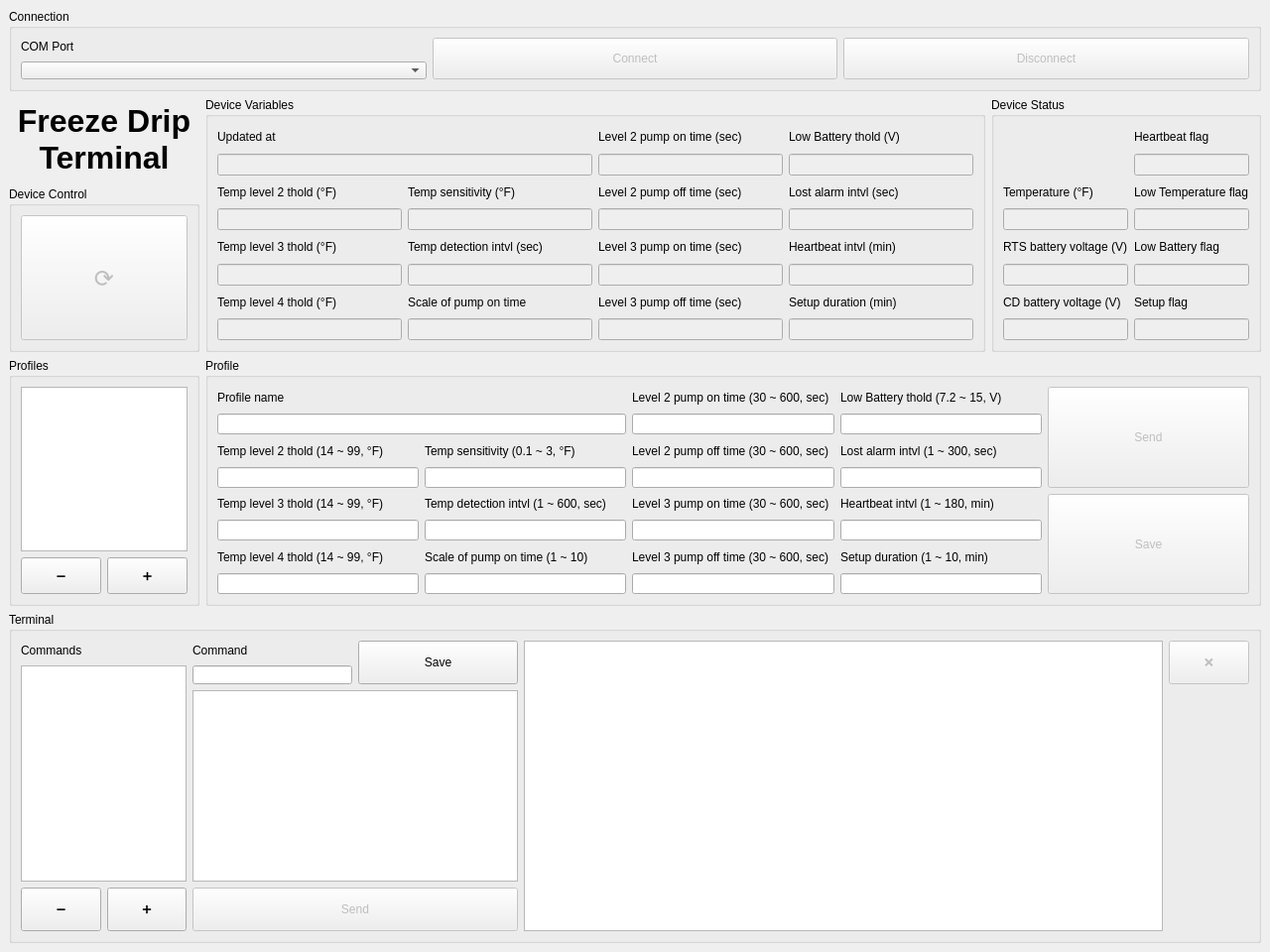
<?xml version="1.0" encoding="UTF-8"?>
<ui version="4.0">
 <class>MainWindow</class>
 <widget class="QMainWindow" name="MainWindow">
  <property name="geometry">
   <rect>
    <x>0</x>
    <y>0</y>
    <width>1280</width>
    <height>960</height>
   </rect>
  </property>
  <property name="sizePolicy">
   <sizepolicy hsizetype="Preferred" vsizetype="Preferred">
    <horstretch>0</horstretch>
    <verstretch>0</verstretch>
   </sizepolicy>
  </property>
  <property name="windowTitle">
   <string>Freeze Drip Terminal</string>
  </property>
  <widget class="QWidget" name="centralwidget">
   <layout class="QGridLayout" name="gridLayout">
    <item row="5" column="0" rowspan="3">
     <widget class="QGroupBox" name="groupBox_2">
      <property name="title">
       <string>Profiles</string>
      </property>
      <layout class="QGridLayout" name="gridLayout_9">
       <item row="5" column="2">
        <widget class="QPushButton" name="pushButton_2">
         <property name="sizePolicy">
          <sizepolicy hsizetype="Ignored" vsizetype="Ignored">
           <horstretch>0</horstretch>
           <verstretch>0</verstretch>
          </sizepolicy>
         </property>
         <property name="text">
          <string>➕</string>
         </property>
        </widget>
       </item>
       <item row="5" column="1">
        <widget class="QPushButton" name="pushButton">
         <property name="sizePolicy">
          <sizepolicy hsizetype="Ignored" vsizetype="Ignored">
           <horstretch>0</horstretch>
           <verstretch>0</verstretch>
          </sizepolicy>
         </property>
         <property name="text">
          <string>➖</string>
         </property>
        </widget>
       </item>
       <item row="0" column="1" rowspan="4" colspan="2">
        <widget class="QListWidget" name="listWidget">
         <property name="sizePolicy">
          <sizepolicy hsizetype="Ignored" vsizetype="Ignored">
           <horstretch>0</horstretch>
           <verstretch>0</verstretch>
          </sizepolicy>
         </property>
        </widget>
       </item>
      </layout>
     </widget>
    </item>
    <item row="1" column="1" rowspan="3" colspan="4">
     <widget class="QGroupBox" name="groupBox_6">
      <property name="title">
       <string>Device Variables</string>
      </property>
      <layout class="QGridLayout" name="gridLayout_13">
       <item row="0" column="2">
        <layout class="QGridLayout" name="gridLayout_14">
         <item row="1" column="3">
          <widget class="QLineEdit" name="lineEdit_27">
           <property name="enabled">
            <bool>false</bool>
           </property>
           <property name="sizePolicy">
            <sizepolicy hsizetype="Ignored" vsizetype="Ignored">
             <horstretch>0</horstretch>
             <verstretch>0</verstretch>
            </sizepolicy>
           </property>
           <property name="readOnly">
            <bool>true</bool>
           </property>
          </widget>
         </item>
         <item row="2" column="4">
          <widget class="QLabel" name="label_32">
           <property name="sizePolicy">
            <sizepolicy hsizetype="Ignored" vsizetype="Ignored">
             <horstretch>0</horstretch>
             <verstretch>0</verstretch>
            </sizepolicy>
           </property>
           <property name="text">
            <string>Lost alarm intvl (sec)</string>
           </property>
          </widget>
         </item>
         <item row="4" column="3">
          <widget class="QLabel" name="label_21">
           <property name="sizePolicy">
            <sizepolicy hsizetype="Ignored" vsizetype="Ignored">
             <horstretch>0</horstretch>
             <verstretch>0</verstretch>
            </sizepolicy>
           </property>
           <property name="text">
            <string>Level 3 pump on time (sec)</string>
           </property>
          </widget>
         </item>
         <item row="7" column="2">
          <widget class="QLineEdit" name="lineEdit_22">
           <property name="enabled">
            <bool>false</bool>
           </property>
           <property name="sizePolicy">
            <sizepolicy hsizetype="Ignored" vsizetype="Ignored">
             <horstretch>0</horstretch>
             <verstretch>0</verstretch>
            </sizepolicy>
           </property>
           <property name="readOnly">
            <bool>true</bool>
           </property>
          </widget>
         </item>
         <item row="5" column="4">
          <widget class="QLineEdit" name="lineEdit_31">
           <property name="enabled">
            <bool>false</bool>
           </property>
           <property name="sizePolicy">
            <sizepolicy hsizetype="Ignored" vsizetype="Ignored">
             <horstretch>0</horstretch>
             <verstretch>0</verstretch>
            </sizepolicy>
           </property>
           <property name="readOnly">
            <bool>true</bool>
           </property>
          </widget>
         </item>
         <item row="7" column="1">
          <widget class="QLineEdit" name="lineEdit_20">
           <property name="enabled">
            <bool>false</bool>
           </property>
           <property name="sizePolicy">
            <sizepolicy hsizetype="Ignored" vsizetype="Ignored">
             <horstretch>0</horstretch>
             <verstretch>0</verstretch>
            </sizepolicy>
           </property>
           <property name="readOnly">
            <bool>true</bool>
           </property>
          </widget>
         </item>
         <item row="6" column="4">
          <widget class="QLabel" name="label_34">
           <property name="sizePolicy">
            <sizepolicy hsizetype="Ignored" vsizetype="Ignored">
             <horstretch>0</horstretch>
             <verstretch>0</verstretch>
            </sizepolicy>
           </property>
           <property name="text">
            <string>Setup duration (min)</string>
           </property>
          </widget>
         </item>
         <item row="7" column="4">
          <widget class="QLineEdit" name="lineEdit_32">
           <property name="enabled">
            <bool>false</bool>
           </property>
           <property name="sizePolicy">
            <sizepolicy hsizetype="Ignored" vsizetype="Ignored">
             <horstretch>0</horstretch>
             <verstretch>0</verstretch>
            </sizepolicy>
           </property>
           <property name="readOnly">
            <bool>true</bool>
           </property>
          </widget>
         </item>
         <item row="0" column="3">
          <widget class="QLabel" name="label_26">
           <property name="sizePolicy">
            <sizepolicy hsizetype="Ignored" vsizetype="Ignored">
             <horstretch>0</horstretch>
             <verstretch>0</verstretch>
            </sizepolicy>
           </property>
           <property name="text">
            <string>Level 2 pump on time (sec)</string>
           </property>
          </widget>
         </item>
         <item row="3" column="2">
          <widget class="QLineEdit" name="lineEdit_18">
           <property name="enabled">
            <bool>false</bool>
           </property>
           <property name="sizePolicy">
            <sizepolicy hsizetype="Ignored" vsizetype="Ignored">
             <horstretch>0</horstretch>
             <verstretch>0</verstretch>
            </sizepolicy>
           </property>
           <property name="readOnly">
            <bool>true</bool>
           </property>
          </widget>
         </item>
         <item row="5" column="3">
          <widget class="QLineEdit" name="lineEdit_24">
           <property name="enabled">
            <bool>false</bool>
           </property>
           <property name="sizePolicy">
            <sizepolicy hsizetype="Ignored" vsizetype="Ignored">
             <horstretch>0</horstretch>
             <verstretch>0</verstretch>
            </sizepolicy>
           </property>
           <property name="readOnly">
            <bool>true</bool>
           </property>
          </widget>
         </item>
         <item row="6" column="3">
          <widget class="QLabel" name="label_23">
           <property name="sizePolicy">
            <sizepolicy hsizetype="Ignored" vsizetype="Ignored">
             <horstretch>0</horstretch>
             <verstretch>0</verstretch>
            </sizepolicy>
           </property>
           <property name="text">
            <string>Level 3 pump off time (sec)</string>
           </property>
          </widget>
         </item>
         <item row="2" column="1">
          <widget class="QLabel" name="label_28">
           <property name="sizePolicy">
            <sizepolicy hsizetype="Ignored" vsizetype="Ignored">
             <horstretch>0</horstretch>
             <verstretch>0</verstretch>
            </sizepolicy>
           </property>
           <property name="text">
            <string>Temp level 2 thold (°F)</string>
           </property>
          </widget>
         </item>
         <item row="2" column="2">
          <widget class="QLabel" name="label_30">
           <property name="sizePolicy">
            <sizepolicy hsizetype="Ignored" vsizetype="Ignored">
             <horstretch>0</horstretch>
             <verstretch>0</verstretch>
            </sizepolicy>
           </property>
           <property name="text">
            <string>Temp sensitivity (°F)</string>
           </property>
          </widget>
         </item>
         <item row="3" column="1">
          <widget class="QLineEdit" name="lineEdit_17">
           <property name="enabled">
            <bool>false</bool>
           </property>
           <property name="sizePolicy">
            <sizepolicy hsizetype="Ignored" vsizetype="Ignored">
             <horstretch>0</horstretch>
             <verstretch>0</verstretch>
            </sizepolicy>
           </property>
           <property name="readOnly">
            <bool>true</bool>
           </property>
          </widget>
         </item>
         <item row="3" column="3">
          <widget class="QLineEdit" name="lineEdit_26">
           <property name="enabled">
            <bool>false</bool>
           </property>
           <property name="sizePolicy">
            <sizepolicy hsizetype="Ignored" vsizetype="Ignored">
             <horstretch>0</horstretch>
             <verstretch>0</verstretch>
            </sizepolicy>
           </property>
           <property name="readOnly">
            <bool>true</bool>
           </property>
          </widget>
         </item>
         <item row="6" column="2">
          <widget class="QLabel" name="label_19">
           <property name="sizePolicy">
            <sizepolicy hsizetype="Ignored" vsizetype="Ignored">
             <horstretch>0</horstretch>
             <verstretch>0</verstretch>
            </sizepolicy>
           </property>
           <property name="text">
            <string>Scale of pump on time</string>
           </property>
          </widget>
         </item>
         <item row="4" column="2">
          <widget class="QLabel" name="label_22">
           <property name="sizePolicy">
            <sizepolicy hsizetype="Ignored" vsizetype="Ignored">
             <horstretch>0</horstretch>
             <verstretch>0</verstretch>
            </sizepolicy>
           </property>
           <property name="text">
            <string>Temp detection intvl (sec)</string>
           </property>
          </widget>
         </item>
         <item row="6" column="1">
          <widget class="QLabel" name="label_24">
           <property name="sizePolicy">
            <sizepolicy hsizetype="Ignored" vsizetype="Ignored">
             <horstretch>0</horstretch>
             <verstretch>0</verstretch>
            </sizepolicy>
           </property>
           <property name="text">
            <string>Temp level 4 thold (°F)</string>
           </property>
          </widget>
         </item>
         <item row="4" column="4">
          <widget class="QLabel" name="label_33">
           <property name="sizePolicy">
            <sizepolicy hsizetype="Ignored" vsizetype="Ignored">
             <horstretch>0</horstretch>
             <verstretch>0</verstretch>
            </sizepolicy>
           </property>
           <property name="text">
            <string>Heartbeat intvl (min)</string>
           </property>
          </widget>
         </item>
         <item row="5" column="1">
          <widget class="QLineEdit" name="lineEdit_28">
           <property name="enabled">
            <bool>false</bool>
           </property>
           <property name="sizePolicy">
            <sizepolicy hsizetype="Ignored" vsizetype="Ignored">
             <horstretch>0</horstretch>
             <verstretch>0</verstretch>
            </sizepolicy>
           </property>
           <property name="readOnly">
            <bool>true</bool>
           </property>
          </widget>
         </item>
         <item row="0" column="1" colspan="2">
          <widget class="QLabel" name="label_36">
           <property name="text">
            <string>Updated at</string>
           </property>
          </widget>
         </item>
         <item row="0" column="4">
          <widget class="QLabel" name="label_31">
           <property name="sizePolicy">
            <sizepolicy hsizetype="Ignored" vsizetype="Ignored">
             <horstretch>0</horstretch>
             <verstretch>0</verstretch>
            </sizepolicy>
           </property>
           <property name="text">
            <string>Low Battery thold (V)</string>
           </property>
          </widget>
         </item>
         <item row="1" column="4">
          <widget class="QLineEdit" name="lineEdit_29">
           <property name="enabled">
            <bool>false</bool>
           </property>
           <property name="sizePolicy">
            <sizepolicy hsizetype="Ignored" vsizetype="Ignored">
             <horstretch>0</horstretch>
             <verstretch>0</verstretch>
            </sizepolicy>
           </property>
           <property name="readOnly">
            <bool>true</bool>
           </property>
          </widget>
         </item>
         <item row="4" column="1">
          <widget class="QLabel" name="label_25">
           <property name="sizePolicy">
            <sizepolicy hsizetype="Ignored" vsizetype="Ignored">
             <horstretch>0</horstretch>
             <verstretch>0</verstretch>
            </sizepolicy>
           </property>
           <property name="text">
            <string>Temp level 3 thold (°F)</string>
           </property>
          </widget>
         </item>
         <item row="5" column="2">
          <widget class="QLineEdit" name="lineEdit_19">
           <property name="enabled">
            <bool>false</bool>
           </property>
           <property name="sizePolicy">
            <sizepolicy hsizetype="Ignored" vsizetype="Ignored">
             <horstretch>0</horstretch>
             <verstretch>0</verstretch>
            </sizepolicy>
           </property>
           <property name="readOnly">
            <bool>true</bool>
           </property>
          </widget>
         </item>
         <item row="2" column="3">
          <widget class="QLabel" name="label_27">
           <property name="sizePolicy">
            <sizepolicy hsizetype="Ignored" vsizetype="Ignored">
             <horstretch>0</horstretch>
             <verstretch>0</verstretch>
            </sizepolicy>
           </property>
           <property name="text">
            <string>Level 2 pump off time (sec)</string>
           </property>
          </widget>
         </item>
         <item row="7" column="3">
          <widget class="QLineEdit" name="lineEdit_21">
           <property name="enabled">
            <bool>false</bool>
           </property>
           <property name="sizePolicy">
            <sizepolicy hsizetype="Ignored" vsizetype="Ignored">
             <horstretch>0</horstretch>
             <verstretch>0</verstretch>
            </sizepolicy>
           </property>
           <property name="readOnly">
            <bool>true</bool>
           </property>
          </widget>
         </item>
         <item row="3" column="4">
          <widget class="QLineEdit" name="lineEdit_30">
           <property name="enabled">
            <bool>false</bool>
           </property>
           <property name="sizePolicy">
            <sizepolicy hsizetype="Ignored" vsizetype="Ignored">
             <horstretch>0</horstretch>
             <verstretch>0</verstretch>
            </sizepolicy>
           </property>
           <property name="readOnly">
            <bool>true</bool>
           </property>
          </widget>
         </item>
         <item row="1" column="1" colspan="2">
          <widget class="QLineEdit" name="lineEdit_25">
           <property name="enabled">
            <bool>false</bool>
           </property>
           <property name="sizePolicy">
            <sizepolicy hsizetype="Ignored" vsizetype="Ignored">
             <horstretch>0</horstretch>
             <verstretch>0</verstretch>
            </sizepolicy>
           </property>
           <property name="readOnly">
            <bool>true</bool>
           </property>
          </widget>
         </item>
        </layout>
       </item>
      </layout>
     </widget>
    </item>
    <item row="0" column="0" colspan="6">
     <widget class="QGroupBox" name="groupBox">
      <property name="title">
       <string>Connection</string>
      </property>
      <layout class="QGridLayout" name="gridLayout_6">
       <item row="1" column="2" rowspan="2">
        <widget class="QPushButton" name="pushButton_3">
         <property name="enabled">
          <bool>false</bool>
         </property>
         <property name="sizePolicy">
          <sizepolicy hsizetype="Ignored" vsizetype="Ignored">
           <horstretch>0</horstretch>
           <verstretch>0</verstretch>
          </sizepolicy>
         </property>
         <property name="text">
          <string>Connect</string>
         </property>
        </widget>
       </item>
       <item row="2" column="0">
        <widget class="QPopupHookableComboBox" name="comboBox">
         <property name="sizePolicy">
          <sizepolicy hsizetype="Ignored" vsizetype="Ignored">
           <horstretch>0</horstretch>
           <verstretch>0</verstretch>
          </sizepolicy>
         </property>
        </widget>
       </item>
       <item row="1" column="3" rowspan="2">
        <widget class="QPushButton" name="pushButton_4">
         <property name="enabled">
          <bool>false</bool>
         </property>
         <property name="sizePolicy">
          <sizepolicy hsizetype="Ignored" vsizetype="Ignored">
           <horstretch>0</horstretch>
           <verstretch>0</verstretch>
          </sizepolicy>
         </property>
         <property name="text">
          <string>Disconnect</string>
         </property>
        </widget>
       </item>
       <item row="1" column="0">
        <widget class="QLabel" name="label_18">
         <property name="sizePolicy">
          <sizepolicy hsizetype="Ignored" vsizetype="Ignored">
           <horstretch>0</horstretch>
           <verstretch>0</verstretch>
          </sizepolicy>
         </property>
         <property name="text">
          <string>COM Port</string>
         </property>
        </widget>
       </item>
      </layout>
     </widget>
    </item>
    <item row="1" column="5" rowspan="3">
     <widget class="QGroupBox" name="groupBox_5">
      <property name="title">
       <string>Device Status</string>
      </property>
      <layout class="QGridLayout" name="gridLayout_3">
       <item row="0" column="0">
        <layout class="QGridLayout" name="gridLayout_2">
         <item row="12" column="1">
          <widget class="QLabel" name="label_40">
           <property name="text">
            <string>Setup flag</string>
           </property>
          </widget>
         </item>
         <item row="13" column="1">
          <widget class="QLineEdit" name="lineEdit_37">
           <property name="enabled">
            <bool>false</bool>
           </property>
           <property name="sizePolicy">
            <sizepolicy hsizetype="Ignored" vsizetype="Ignored">
             <horstretch>0</horstretch>
             <verstretch>0</verstretch>
            </sizepolicy>
           </property>
           <property name="readOnly">
            <bool>true</bool>
           </property>
          </widget>
         </item>
         <item row="1" column="1">
          <widget class="QLabel" name="label_17">
           <property name="text">
            <string>Heartbeat flag</string>
           </property>
          </widget>
         </item>
         <item row="2" column="1">
          <widget class="QLineEdit" name="lineEdit_33">
           <property name="enabled">
            <bool>false</bool>
           </property>
           <property name="sizePolicy">
            <sizepolicy hsizetype="Ignored" vsizetype="Ignored">
             <horstretch>0</horstretch>
             <verstretch>0</verstretch>
            </sizepolicy>
           </property>
           <property name="readOnly">
            <bool>true</bool>
           </property>
          </widget>
         </item>
         <item row="3" column="1">
          <widget class="QLabel" name="label_35">
           <property name="text">
            <string>Low Temperature flag</string>
           </property>
          </widget>
         </item>
         <item row="6" column="1">
          <widget class="QLineEdit" name="lineEdit_34">
           <property name="enabled">
            <bool>false</bool>
           </property>
           <property name="sizePolicy">
            <sizepolicy hsizetype="Ignored" vsizetype="Ignored">
             <horstretch>0</horstretch>
             <verstretch>0</verstretch>
            </sizepolicy>
           </property>
           <property name="readOnly">
            <bool>true</bool>
           </property>
          </widget>
         </item>
         <item row="5" column="1">
          <widget class="QLabel" name="label_39">
           <property name="text">
            <string>Low Battery flag</string>
           </property>
          </widget>
         </item>
         <item row="4" column="1">
          <widget class="QLineEdit" name="lineEdit_36">
           <property name="enabled">
            <bool>false</bool>
           </property>
           <property name="sizePolicy">
            <sizepolicy hsizetype="Ignored" vsizetype="Ignored">
             <horstretch>0</horstretch>
             <verstretch>0</verstretch>
            </sizepolicy>
           </property>
           <property name="readOnly">
            <bool>true</bool>
           </property>
          </widget>
         </item>
         <item row="13" column="0">
          <widget class="QLineEdit" name="lineEdit_23">
           <property name="enabled">
            <bool>false</bool>
           </property>
           <property name="sizePolicy">
            <sizepolicy hsizetype="Ignored" vsizetype="Ignored">
             <horstretch>0</horstretch>
             <verstretch>0</verstretch>
            </sizepolicy>
           </property>
           <property name="readOnly">
            <bool>true</bool>
           </property>
          </widget>
         </item>
         <item row="12" column="0">
          <widget class="QLabel" name="label_29">
           <property name="text">
            <string>CD battery voltage (V)</string>
           </property>
          </widget>
         </item>
         <item row="6" column="0">
          <widget class="QLineEdit" name="lineEdit_5">
           <property name="enabled">
            <bool>false</bool>
           </property>
           <property name="sizePolicy">
            <sizepolicy hsizetype="Ignored" vsizetype="Ignored">
             <horstretch>0</horstretch>
             <verstretch>0</verstretch>
            </sizepolicy>
           </property>
           <property name="readOnly">
            <bool>true</bool>
           </property>
          </widget>
         </item>
         <item row="5" column="0">
          <widget class="QLabel" name="label_5">
           <property name="text">
            <string>RTS battery voltage (V)</string>
           </property>
          </widget>
         </item>
         <item row="4" column="0">
          <widget class="QLineEdit" name="lineEdit_39">
           <property name="enabled">
            <bool>false</bool>
           </property>
           <property name="sizePolicy">
            <sizepolicy hsizetype="Ignored" vsizetype="Ignored">
             <horstretch>0</horstretch>
             <verstretch>0</verstretch>
            </sizepolicy>
           </property>
           <property name="readOnly">
            <bool>true</bool>
           </property>
          </widget>
         </item>
         <item row="3" column="0">
          <widget class="QLabel" name="label_42">
           <property name="text">
            <string>Temperature (°F)</string>
           </property>
          </widget>
         </item>
        </layout>
       </item>
      </layout>
     </widget>
    </item>
    <item row="1" column="0">
     <widget class="QLabel" name="label_20">
      <property name="sizePolicy">
       <sizepolicy hsizetype="Ignored" vsizetype="Ignored">
        <horstretch>0</horstretch>
        <verstretch>0</verstretch>
       </sizepolicy>
      </property>
      <property name="font">
       <font>
        <pointsize>24</pointsize>
        <bold>true</bold>
       </font>
      </property>
      <property name="text">
       <string>Freeze Drip Terminal</string>
      </property>
      <property name="alignment">
       <set>Qt::AlignCenter</set>
      </property>
      <property name="wordWrap">
       <bool>true</bool>
      </property>
     </widget>
    </item>
    <item row="5" column="1" rowspan="3" colspan="5">
     <widget class="QGroupBox" name="groupBox_4">
      <property name="title">
       <string>Profile</string>
      </property>
      <layout class="QGridLayout" name="gridLayout_12">
       <item row="0" column="0">
        <layout class="QGridLayout" name="gridLayout_11">
         <item row="3" column="0">
          <widget class="QSelectAllOnFocusLineEdit" name="lineEdit_2">
           <property name="sizePolicy">
            <sizepolicy hsizetype="Ignored" vsizetype="Ignored">
             <horstretch>0</horstretch>
             <verstretch>0</verstretch>
            </sizepolicy>
           </property>
          </widget>
         </item>
         <item row="6" column="1">
          <widget class="QLabel" name="label_8">
           <property name="sizePolicy">
            <sizepolicy hsizetype="Ignored" vsizetype="Ignored">
             <horstretch>0</horstretch>
             <verstretch>0</verstretch>
            </sizepolicy>
           </property>
           <property name="text">
            <string>Scale of pump on time (1 ~ 10)</string>
           </property>
          </widget>
         </item>
         <item row="4" column="2">
          <widget class="QLabel" name="label_11">
           <property name="sizePolicy">
            <sizepolicy hsizetype="Ignored" vsizetype="Ignored">
             <horstretch>0</horstretch>
             <verstretch>0</verstretch>
            </sizepolicy>
           </property>
           <property name="text">
            <string>Level 3 pump on time (30 ~ 600, sec)</string>
           </property>
          </widget>
         </item>
         <item row="3" column="1">
          <widget class="QSelectAllOnFocusLineEdit" name="lineEdit_6">
           <property name="sizePolicy">
            <sizepolicy hsizetype="Ignored" vsizetype="Ignored">
             <horstretch>0</horstretch>
             <verstretch>0</verstretch>
            </sizepolicy>
           </property>
          </widget>
         </item>
         <item row="5" column="1">
          <widget class="QSelectAllOnFocusLineEdit" name="lineEdit_7">
           <property name="sizePolicy">
            <sizepolicy hsizetype="Ignored" vsizetype="Ignored">
             <horstretch>0</horstretch>
             <verstretch>0</verstretch>
            </sizepolicy>
           </property>
          </widget>
         </item>
         <item row="7" column="0">
          <widget class="QSelectAllOnFocusLineEdit" name="lineEdit_4">
           <property name="sizePolicy">
            <sizepolicy hsizetype="Ignored" vsizetype="Ignored">
             <horstretch>0</horstretch>
             <verstretch>0</verstretch>
            </sizepolicy>
           </property>
          </widget>
         </item>
         <item row="4" column="1">
          <widget class="QLabel" name="label_7">
           <property name="sizePolicy">
            <sizepolicy hsizetype="Ignored" vsizetype="Ignored">
             <horstretch>0</horstretch>
             <verstretch>0</verstretch>
            </sizepolicy>
           </property>
           <property name="text">
            <string>Temp detection intvl (1 ~ 600, sec)</string>
           </property>
          </widget>
         </item>
         <item row="6" column="2">
          <widget class="QLabel" name="label_12">
           <property name="sizePolicy">
            <sizepolicy hsizetype="Ignored" vsizetype="Ignored">
             <horstretch>0</horstretch>
             <verstretch>0</verstretch>
            </sizepolicy>
           </property>
           <property name="text">
            <string>Level 3 pump off time (30 ~ 600, sec)</string>
           </property>
          </widget>
         </item>
         <item row="7" column="2">
          <widget class="QSelectAllOnFocusLineEdit" name="lineEdit_12">
           <property name="sizePolicy">
            <sizepolicy hsizetype="Ignored" vsizetype="Ignored">
             <horstretch>0</horstretch>
             <verstretch>0</verstretch>
            </sizepolicy>
           </property>
          </widget>
         </item>
         <item row="0" column="3">
          <widget class="QLabel" name="label_13">
           <property name="sizePolicy">
            <sizepolicy hsizetype="Ignored" vsizetype="Ignored">
             <horstretch>0</horstretch>
             <verstretch>0</verstretch>
            </sizepolicy>
           </property>
           <property name="text">
            <string>Low Battery thold (7.2 ~ 15, V)</string>
           </property>
          </widget>
         </item>
         <item row="6" column="0">
          <widget class="QLabel" name="label_4">
           <property name="sizePolicy">
            <sizepolicy hsizetype="Ignored" vsizetype="Ignored">
             <horstretch>0</horstretch>
             <verstretch>0</verstretch>
            </sizepolicy>
           </property>
           <property name="text">
            <string>Temp level 4 thold (14 ~ 99, °F)</string>
           </property>
          </widget>
         </item>
         <item row="7" column="1">
          <widget class="QSelectAllOnFocusLineEdit" name="lineEdit_8">
           <property name="sizePolicy">
            <sizepolicy hsizetype="Ignored" vsizetype="Ignored">
             <horstretch>0</horstretch>
             <verstretch>0</verstretch>
            </sizepolicy>
           </property>
          </widget>
         </item>
         <item row="5" column="3">
          <widget class="QSelectAllOnFocusLineEdit" name="lineEdit_15">
           <property name="sizePolicy">
            <sizepolicy hsizetype="Ignored" vsizetype="Ignored">
             <horstretch>0</horstretch>
             <verstretch>0</verstretch>
            </sizepolicy>
           </property>
          </widget>
         </item>
         <item row="2" column="3">
          <widget class="QLabel" name="label_14">
           <property name="sizePolicy">
            <sizepolicy hsizetype="Ignored" vsizetype="Ignored">
             <horstretch>0</horstretch>
             <verstretch>0</verstretch>
            </sizepolicy>
           </property>
           <property name="text">
            <string>Lost alarm intvl (1 ~ 300, sec)</string>
           </property>
          </widget>
         </item>
         <item row="4" column="0">
          <widget class="QLabel" name="label_3">
           <property name="sizePolicy">
            <sizepolicy hsizetype="Ignored" vsizetype="Ignored">
             <horstretch>0</horstretch>
             <verstretch>0</verstretch>
            </sizepolicy>
           </property>
           <property name="text">
            <string>Temp level 3 thold (14 ~ 99, °F)</string>
           </property>
          </widget>
         </item>
         <item row="0" column="2">
          <widget class="QLabel" name="label_9">
           <property name="sizePolicy">
            <sizepolicy hsizetype="Ignored" vsizetype="Ignored">
             <horstretch>0</horstretch>
             <verstretch>0</verstretch>
            </sizepolicy>
           </property>
           <property name="text">
            <string>Level 2 pump on time (30 ~ 600, sec)</string>
           </property>
          </widget>
         </item>
         <item row="4" column="3">
          <widget class="QLabel" name="label_15">
           <property name="sizePolicy">
            <sizepolicy hsizetype="Ignored" vsizetype="Ignored">
             <horstretch>0</horstretch>
             <verstretch>0</verstretch>
            </sizepolicy>
           </property>
           <property name="text">
            <string>Heartbeat intvl (1 ~ 180, min)</string>
           </property>
          </widget>
         </item>
         <item row="5" column="2">
          <widget class="QSelectAllOnFocusLineEdit" name="lineEdit_11">
           <property name="sizePolicy">
            <sizepolicy hsizetype="Ignored" vsizetype="Ignored">
             <horstretch>0</horstretch>
             <verstretch>0</verstretch>
            </sizepolicy>
           </property>
          </widget>
         </item>
         <item row="2" column="2">
          <widget class="QLabel" name="label_10">
           <property name="sizePolicy">
            <sizepolicy hsizetype="Ignored" vsizetype="Ignored">
             <horstretch>0</horstretch>
             <verstretch>0</verstretch>
            </sizepolicy>
           </property>
           <property name="text">
            <string>Level 2 pump off time (30 ~ 600, sec)</string>
           </property>
          </widget>
         </item>
         <item row="3" column="2">
          <widget class="QSelectAllOnFocusLineEdit" name="lineEdit_10">
           <property name="sizePolicy">
            <sizepolicy hsizetype="Ignored" vsizetype="Ignored">
             <horstretch>0</horstretch>
             <verstretch>0</verstretch>
            </sizepolicy>
           </property>
          </widget>
         </item>
         <item row="7" column="3">
          <widget class="QSelectAllOnFocusLineEdit" name="lineEdit_16">
           <property name="sizePolicy">
            <sizepolicy hsizetype="Ignored" vsizetype="Ignored">
             <horstretch>0</horstretch>
             <verstretch>0</verstretch>
            </sizepolicy>
           </property>
          </widget>
         </item>
         <item row="2" column="0">
          <widget class="QLabel" name="label_2">
           <property name="sizePolicy">
            <sizepolicy hsizetype="Ignored" vsizetype="Ignored">
             <horstretch>0</horstretch>
             <verstretch>0</verstretch>
            </sizepolicy>
           </property>
           <property name="text">
            <string>Temp level 2 thold (14 ~ 99, °F)</string>
           </property>
          </widget>
         </item>
         <item row="1" column="2">
          <widget class="QSelectAllOnFocusLineEdit" name="lineEdit_9">
           <property name="sizePolicy">
            <sizepolicy hsizetype="Ignored" vsizetype="Ignored">
             <horstretch>0</horstretch>
             <verstretch>0</verstretch>
            </sizepolicy>
           </property>
          </widget>
         </item>
         <item row="1" column="3">
          <widget class="QSelectAllOnFocusLineEdit" name="lineEdit_13">
           <property name="sizePolicy">
            <sizepolicy hsizetype="Ignored" vsizetype="Ignored">
             <horstretch>0</horstretch>
             <verstretch>0</verstretch>
            </sizepolicy>
           </property>
          </widget>
         </item>
         <item row="2" column="1">
          <widget class="QLabel" name="label_6">
           <property name="sizePolicy">
            <sizepolicy hsizetype="Ignored" vsizetype="Ignored">
             <horstretch>0</horstretch>
             <verstretch>0</verstretch>
            </sizepolicy>
           </property>
           <property name="text">
            <string>Temp sensitivity (0.1 ~ 3, °F)</string>
           </property>
          </widget>
         </item>
         <item row="5" column="0">
          <widget class="QSelectAllOnFocusLineEdit" name="lineEdit_3">
           <property name="sizePolicy">
            <sizepolicy hsizetype="Ignored" vsizetype="Ignored">
             <horstretch>0</horstretch>
             <verstretch>0</verstretch>
            </sizepolicy>
           </property>
          </widget>
         </item>
         <item row="3" column="3">
          <widget class="QSelectAllOnFocusLineEdit" name="lineEdit_14">
           <property name="sizePolicy">
            <sizepolicy hsizetype="Ignored" vsizetype="Ignored">
             <horstretch>0</horstretch>
             <verstretch>0</verstretch>
            </sizepolicy>
           </property>
          </widget>
         </item>
         <item row="6" column="3">
          <widget class="QLabel" name="label_16">
           <property name="sizePolicy">
            <sizepolicy hsizetype="Ignored" vsizetype="Ignored">
             <horstretch>0</horstretch>
             <verstretch>0</verstretch>
            </sizepolicy>
           </property>
           <property name="text">
            <string>Setup duration (1 ~ 10, min)</string>
           </property>
          </widget>
         </item>
         <item row="0" column="4" rowspan="4">
          <widget class="QPushButton" name="pushButton_6">
           <property name="enabled">
            <bool>false</bool>
           </property>
           <property name="sizePolicy">
            <sizepolicy hsizetype="Ignored" vsizetype="Ignored">
             <horstretch>0</horstretch>
             <verstretch>0</verstretch>
            </sizepolicy>
           </property>
           <property name="text">
            <string>Send</string>
           </property>
          </widget>
         </item>
         <item row="4" column="4" rowspan="4">
          <widget class="QPushButton" name="pushButton_7">
           <property name="enabled">
            <bool>false</bool>
           </property>
           <property name="sizePolicy">
            <sizepolicy hsizetype="Ignored" vsizetype="Ignored">
             <horstretch>0</horstretch>
             <verstretch>0</verstretch>
            </sizepolicy>
           </property>
           <property name="text">
            <string>Save</string>
           </property>
          </widget>
         </item>
         <item row="0" column="0" colspan="2">
          <widget class="QLabel" name="label">
           <property name="sizePolicy">
            <sizepolicy hsizetype="Ignored" vsizetype="Ignored">
             <horstretch>0</horstretch>
             <verstretch>0</verstretch>
            </sizepolicy>
           </property>
           <property name="text">
            <string>Profile name</string>
           </property>
          </widget>
         </item>
         <item row="1" column="0" colspan="2">
          <widget class="QSelectAllOnFocusLineEdit" name="lineEdit">
           <property name="sizePolicy">
            <sizepolicy hsizetype="Ignored" vsizetype="Ignored">
             <horstretch>0</horstretch>
             <verstretch>0</verstretch>
            </sizepolicy>
           </property>
          </widget>
         </item>
        </layout>
       </item>
      </layout>
     </widget>
    </item>
    <item row="2" column="0" rowspan="2">
     <widget class="QGroupBox" name="groupBox_7">
      <property name="title">
       <string>Device Control</string>
      </property>
      <layout class="QGridLayout" name="gridLayout_4">
       <item row="1" column="0">
        <widget class="QPushButton" name="pushButton_5">
         <property name="enabled">
          <bool>false</bool>
         </property>
         <property name="sizePolicy">
          <sizepolicy hsizetype="Ignored" vsizetype="Ignored">
           <horstretch>0</horstretch>
           <verstretch>0</verstretch>
          </sizepolicy>
         </property>
         <property name="font">
          <font>
           <pointsize>18</pointsize>
          </font>
         </property>
         <property name="text">
          <string>⟳</string>
         </property>
        </widget>
       </item>
      </layout>
     </widget>
    </item>
    <item row="8" column="0" rowspan="4" colspan="6">
     <widget class="QGroupBox" name="groupBox_3">
      <property name="title">
       <string>Terminal</string>
      </property>
      <layout class="QGridLayout" name="gridLayout_10">
       <item row="0" column="0" colspan="2">
        <widget class="QLabel" name="label_38">
         <property name="sizePolicy">
          <sizepolicy hsizetype="Ignored" vsizetype="Ignored">
           <horstretch>0</horstretch>
           <verstretch>0</verstretch>
          </sizepolicy>
         </property>
         <property name="text">
          <string>Commands</string>
         </property>
        </widget>
       </item>
       <item row="0" column="6" rowspan="12" colspan="8">
        <widget class="QPlainTextEdit" name="plainTextEdit_2">
         <property name="sizePolicy">
          <sizepolicy hsizetype="Ignored" vsizetype="Ignored">
           <horstretch>0</horstretch>
           <verstretch>0</verstretch>
          </sizepolicy>
         </property>
        </widget>
       </item>
       <item row="10" column="2" rowspan="2" colspan="4">
        <widget class="QPushButton" name="pushButton_8">
         <property name="enabled">
          <bool>false</bool>
         </property>
         <property name="sizePolicy">
          <sizepolicy hsizetype="Ignored" vsizetype="Ignored">
           <horstretch>0</horstretch>
           <verstretch>0</verstretch>
          </sizepolicy>
         </property>
         <property name="text">
          <string>Send</string>
         </property>
        </widget>
       </item>
       <item row="0" column="14" rowspan="2">
        <widget class="QPushButton" name="pushButton_13">
         <property name="enabled">
          <bool>false</bool>
         </property>
         <property name="sizePolicy">
          <sizepolicy hsizetype="Ignored" vsizetype="Ignored">
           <horstretch>0</horstretch>
           <verstretch>0</verstretch>
          </sizepolicy>
         </property>
         <property name="font">
          <font>
           <stylestrategy>PreferAntialias</stylestrategy>
          </font>
         </property>
         <property name="text">
          <string>❌</string>
         </property>
        </widget>
       </item>
       <item row="1" column="0" rowspan="9" colspan="2">
        <widget class="QListWidget" name="listWidget_2">
         <property name="sizePolicy">
          <sizepolicy hsizetype="Ignored" vsizetype="Ignored">
           <horstretch>0</horstretch>
           <verstretch>0</verstretch>
          </sizepolicy>
         </property>
        </widget>
       </item>
       <item row="0" column="2" colspan="2">
        <widget class="QLabel" name="label_37">
         <property name="sizePolicy">
          <sizepolicy hsizetype="Ignored" vsizetype="Ignored">
           <horstretch>0</horstretch>
           <verstretch>0</verstretch>
          </sizepolicy>
         </property>
         <property name="text">
          <string>Command</string>
         </property>
        </widget>
       </item>
       <item row="0" column="4" rowspan="2" colspan="2">
        <widget class="QPushButton" name="pushButton_9">
         <property name="sizePolicy">
          <sizepolicy hsizetype="Ignored" vsizetype="Ignored">
           <horstretch>0</horstretch>
           <verstretch>0</verstretch>
          </sizepolicy>
         </property>
         <property name="text">
          <string>Save</string>
         </property>
        </widget>
       </item>
       <item row="2" column="2" rowspan="8" colspan="4">
        <widget class="QPlainTextEdit" name="plainTextEdit">
         <property name="sizePolicy">
          <sizepolicy hsizetype="Ignored" vsizetype="Ignored">
           <horstretch>0</horstretch>
           <verstretch>0</verstretch>
          </sizepolicy>
         </property>
        </widget>
       </item>
       <item row="10" column="1" rowspan="2">
        <widget class="QPushButton" name="pushButton_10">
         <property name="sizePolicy">
          <sizepolicy hsizetype="Ignored" vsizetype="Ignored">
           <horstretch>0</horstretch>
           <verstretch>0</verstretch>
          </sizepolicy>
         </property>
         <property name="text">
          <string>➕</string>
         </property>
        </widget>
       </item>
       <item row="1" column="2" colspan="2">
        <widget class="QSelectAllOnFocusLineEdit" name="lineEdit_35">
         <property name="sizePolicy">
          <sizepolicy hsizetype="Ignored" vsizetype="Ignored">
           <horstretch>0</horstretch>
           <verstretch>0</verstretch>
          </sizepolicy>
         </property>
        </widget>
       </item>
       <item row="10" column="0" rowspan="2">
        <widget class="QPushButton" name="pushButton_11">
         <property name="sizePolicy">
          <sizepolicy hsizetype="Ignored" vsizetype="Ignored">
           <horstretch>0</horstretch>
           <verstretch>0</verstretch>
          </sizepolicy>
         </property>
         <property name="text">
          <string>➖</string>
         </property>
        </widget>
       </item>
      </layout>
     </widget>
    </item>
   </layout>
  </widget>
 </widget>
 <customwidgets>
  <customwidget>
   <class>QSelectAllOnFocusLineEdit</class>
   <extends>QLineEdit</extends>
   <header>QSelectAllOnFocusLineEdit.h</header>
  </customwidget>
  <customwidget>
   <class>QPopupHookableComboBox</class>
   <extends>QComboBox</extends>
   <header>QPopupHookableComboBox.h</header>
  </customwidget>
 </customwidgets>
 <tabstops>
  <tabstop>comboBox</tabstop>
  <tabstop>pushButton_3</tabstop>
  <tabstop>pushButton_4</tabstop>
  <tabstop>pushButton_5</tabstop>
  <tabstop>lineEdit_25</tabstop>
  <tabstop>lineEdit_17</tabstop>
  <tabstop>lineEdit_28</tabstop>
  <tabstop>lineEdit_20</tabstop>
  <tabstop>lineEdit_18</tabstop>
  <tabstop>lineEdit_19</tabstop>
  <tabstop>lineEdit_22</tabstop>
  <tabstop>lineEdit_27</tabstop>
  <tabstop>lineEdit_26</tabstop>
  <tabstop>lineEdit_24</tabstop>
  <tabstop>lineEdit_21</tabstop>
  <tabstop>lineEdit_29</tabstop>
  <tabstop>lineEdit_30</tabstop>
  <tabstop>lineEdit_31</tabstop>
  <tabstop>lineEdit_32</tabstop>
  <tabstop>lineEdit_39</tabstop>
  <tabstop>lineEdit_5</tabstop>
  <tabstop>lineEdit_23</tabstop>
  <tabstop>lineEdit_33</tabstop>
  <tabstop>lineEdit_36</tabstop>
  <tabstop>lineEdit_34</tabstop>
  <tabstop>lineEdit_37</tabstop>
  <tabstop>listWidget</tabstop>
  <tabstop>pushButton</tabstop>
  <tabstop>pushButton_2</tabstop>
  <tabstop>lineEdit</tabstop>
  <tabstop>lineEdit_2</tabstop>
  <tabstop>lineEdit_3</tabstop>
  <tabstop>lineEdit_4</tabstop>
  <tabstop>lineEdit_6</tabstop>
  <tabstop>lineEdit_7</tabstop>
  <tabstop>lineEdit_8</tabstop>
  <tabstop>lineEdit_9</tabstop>
  <tabstop>lineEdit_10</tabstop>
  <tabstop>lineEdit_11</tabstop>
  <tabstop>lineEdit_12</tabstop>
  <tabstop>lineEdit_13</tabstop>
  <tabstop>lineEdit_14</tabstop>
  <tabstop>lineEdit_15</tabstop>
  <tabstop>lineEdit_16</tabstop>
  <tabstop>pushButton_6</tabstop>
  <tabstop>pushButton_7</tabstop>
  <tabstop>listWidget_2</tabstop>
  <tabstop>pushButton_11</tabstop>
  <tabstop>pushButton_10</tabstop>
  <tabstop>lineEdit_35</tabstop>
  <tabstop>pushButton_9</tabstop>
  <tabstop>plainTextEdit</tabstop>
  <tabstop>pushButton_8</tabstop>
  <tabstop>plainTextEdit_2</tabstop>
  <tabstop>pushButton_13</tabstop>
 </tabstops>
 <resources/>
 <connections/>
</ui>
